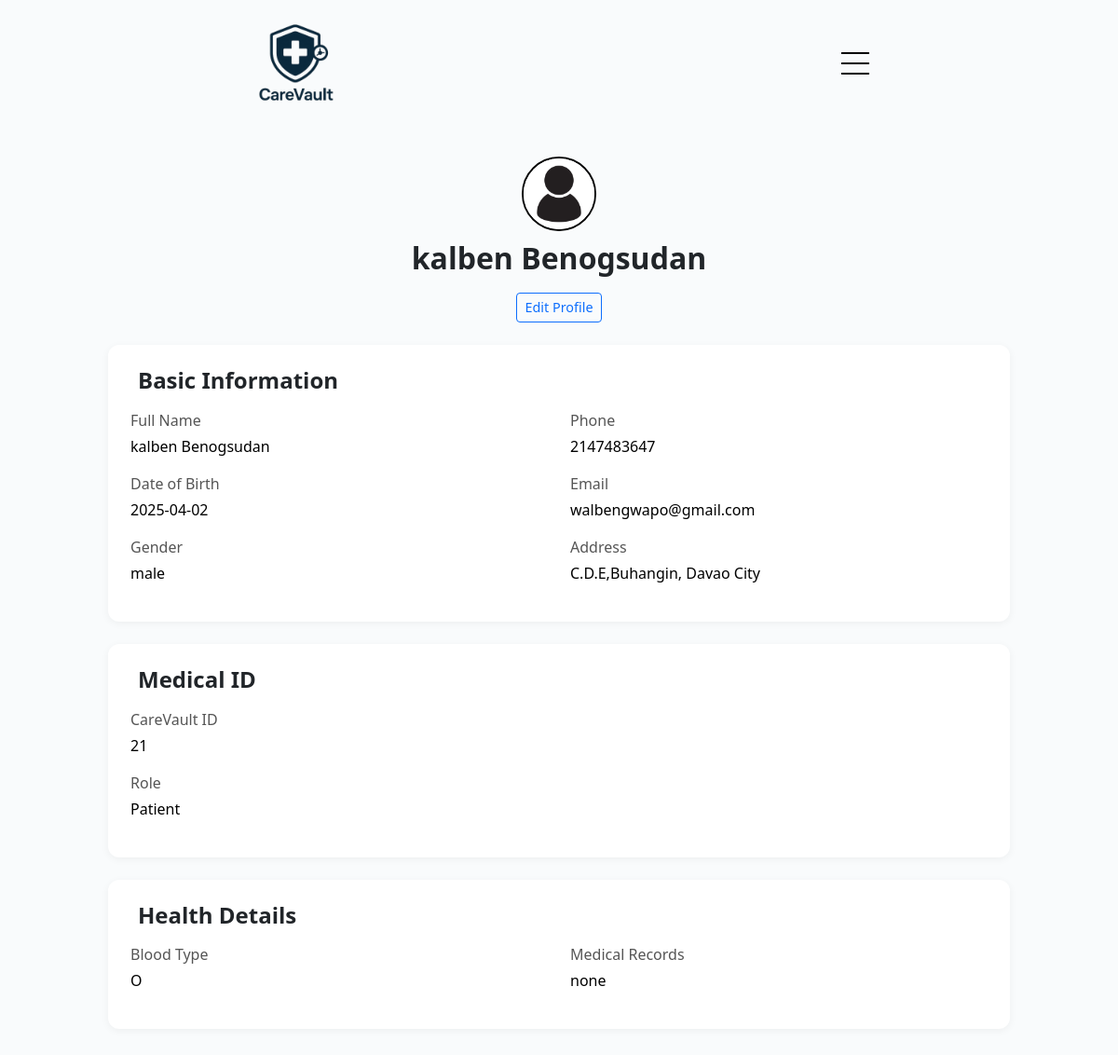
Screenshot of /profile.php (signed in) with the database file from the repository.
### tables this page shows
CREATE TABLE `users` (
  `id` int(11) NOT NULL,
  `first_name` varchar(255) NOT NULL,
  `last_name` varchar(255) NOT NULL,
  `email` varchar(255) DEFAULT NULL,
  `username` varchar(255) NOT NULL,
  `password` varchar(255) DEFAULT NULL,
  `birth_date` date DEFAULT NULL,
  `blood_type` varchar(5) DEFAULT NULL,
  `records` text DEFAULT NULL,
  `gender` enum('male','female','','') NOT NULL,
  `phone_no` int(11) DEFAULT NULL,
  `address` text DEFAULT NULL,
  `user` varchar(255) DEFAULT NULL
);

### profile.php (the view, shortened to what this page needs)
<?php
function getName()
{
    $conn = connection();
    $username = $_SESSION['username'];
    $stmt = $conn->prepare("SELECT id FROM users WHERE username = ?");
    $stmt->bind_param("s", $username);
    $stmt->execute();
    $result = $stmt->get_result();
    if ($row = $result->fetch_assoc()) {
        $user_id = $row['id'];
    } else {
        die("User not found in the database.");
    }
    $stmt = $conn->prepare("SELECT first_name AS f_name, last_name AS l_name FROM users WHERE id = ?");
    $stmt->bind_param("i", $user_id);
    $stmt->execute();
    return $stmt->get_result();
}
function getBasicInfo()
{
    $conn = connection();
    $username = $_SESSION['username'];
    $stmt = $conn->prepare("SELECT id FROM users WHERE username = ?");
    $stmt->bind_param("s", $username);
    $stmt->execute();
    $result = $stmt->get_result();
    if ($row = $result->fetch_assoc()) {
        $user_id = $row['id'];
    } else {
        die("User not found in the database.");
    }
    $stmt = $conn->prepare("SELECT
    first_name AS f_name,
    birth_date AS birth_date,
    last_name AS l_name,
    gender AS gender,
    phone_no AS phone,
    email AS email,
    address AS address
    FROM users WHERE id = ?");
    $stmt->bind_param("i", $user_id);
    $stmt->execute();
    return $stmt->get_result();
}
function getMedicalId()
{
    $conn = connection();
    $username = $_SESSION['username'];
    $stmt = $conn->prepare("SELECT id FROM users WHERE username = ?");
    $stmt->bind_param("s", $username);
    $stmt->execute();
    $result = $stmt->get_result();
    if ($row = $result->fetch_assoc()) {
        $user_id = $row['id'];
    } else {
        die("User not found in the database.");
    }
    $stmt = $conn->prepare("SELECT
    id AS ID, user as user FROM users WHERE id = ?");
    $stmt->bind_param("i", $user_id);
    $stmt->execute();
    return $stmt->get_result();
}
function getHealthDetails()
{
    $conn = connection();
    $username = $_SESSION['username'];
    $stmt = $conn->prepare("SELECT id FROM users WHERE username = ?");
    $stmt->bind_param("s", $username);
    $stmt->execute();
    $result = $stmt->get_result();
    if ($row = $result->fetch_assoc()) {
        $user_id = $row['id'];
    } else {
        die("User not found in the database.");
    }
    $stmt = $conn->prepare("SELECT
    blood_type AS blood_type,
    records AS records
    FROM users WHERE id = ?");
    $stmt->bind_param("i", $user_id);
    $stmt->execute();
    return $stmt->get_result();
}
?>
<!DOCTYPE html>
<html lang="en">
<head>
    <link rel="stylesheet" href="https://cdnjs.cloudflare.com/ajax/libs/font-awesome/6.5.0/css/all.min.css">
    <link href="https://cdn.jsdelivr.net/npm/bootstrap@5.3.3/dist/css/bootstrap.min.css" rel="stylesheet">
    <link rel="stylesheet" href="css/profile.css">
</head>
<body>
    <?php include 'navbar.php'; ?>
    <main class="container hero">
        <div class="text-center mb-4">
            <img src="images/profile-icon-design-free-vector.jpg" class="profile-img" alt="">
            <?php $all_rec = getName();
            while ($rec = $all_rec->fetch_assoc()) { ?>
                <h2 class="fw-bold"><?= $rec['f_name'] ?>     <?= $rec['l_name'] ?></h2>
                <a href="edit-Profile.php" class="btn btn-sm btn-outline-primary edit-link">Edit Profile</a>
            <?php } ?>
        </div>
        <div class="section-box">
            <h4><i class="bi bi-person-fill me-2"></i>Basic Information</h4>
            <div class="row">
                <?php $basicInfo = getBasicInfo();
                while ($info = $basicInfo->fetch_assoc()) { ?>
                    <div class="col-md-6">
                        <p class="mb-1 info-label">Full Name</p>
                        <p class="info-value"><?= $info['f_name'] ?>     <?= $info['l_name'] ?></p>
                        <p class="mb-1 info-label">Date of Birth</p>
                        <p class="info-value"><?= $info['birth_date'] ?></p>
                        <p class="mb-1 info-label">Gender</p>
                        <p class="info-value"><?= $info['gender'] ?></p>
                    </div>
                    <div class="col-md-6">
                        <p class="mb-1 info-label">Phone</p>
                        <p class="info-value"><?= $info['phone'] ?></p>
                        <p class="mb-1 info-label">Email</p>
                        <p class="info-value"><?= $info['email'] ?></p>
                        <p class="mb-1 info-label">Address</p>
                        <p class="info-value"><?= $info['address'] ?></p>
                    </div>
                <?php } ?>
            </div>
        </div>
        <div class="section-box">
            <h4><i class="bi bi-hospital me-2"></i>Medical ID</h4>
            <div>
                <?php $medicalId = getMedicalId();
                while ($mid = $medicalId->fetch_assoc()) { ?>
                    <p class="mb-1 info-label">CareVault ID</p>
                    <p class="info-value"><?= $mid['ID'] ?></p>
                    <p class="mb-1 info-label">Role</p>
                    <p class="info-value"><?= str_pad($mid['user'], 6, '0', STR_PAD_LEFT) ?></p>
                <?php } ?>
            </div>
        </div>
        <div class="section-box">
            <h4><i class="bi bi-heart-pulse me-2"></i>Health Details</h4>
            <div class="row">
                <?php $healthDetails = getHealthDetails();
                while ($health = $healthDetails->fetch_assoc()) { ?>
                    <div class="col-md-6">
                        <p class="mb-1 info-label">Blood Type</p>
                        <p class="info-value"><?= $health['blood_type'] ?></p>
                    </div>
                    <div class="col-md-6">
                        <p class="mb-1 info-label">Medical Records</p>
                        <p class="info-value"><?= $health['records'] ?></p>
                    </div>
                <?php } ?>
            </div>
        </div>
    </main>
</body>
</html>

### css/profile.css (style rules this page uses)
body { background-color: #f9fbfc; }
a { text-decoration: none; }
.profile-img { width: 100px; margin-bottom: 15px; border-radius: 50%; border: black solid 2px; }
.profile-img { width: 80px; height: 80px; border-radius: 50%; object-fit: cover; margin-bottom: 10px; }
.hero { max-width: 1000px; margin: auto; padding: 2rem 1rem; }
.section-box { background-color: #fff; border-radius: 12px; box-shadow: 0 2px 8px rgba(0, 0, 0, 0.05); padding: 1.5rem; margin-bottom: 1.5rem; }
.section-box h4 { margin-bottom: 1rem; font-weight: 600; }
.info-label { font-weight: 500; color: #555; }
.info-value { color: #000; }
.edit-link { font-size: 0.9rem; margin-top: 10px; display: inline-block; }

### css/navbar.css (style rules this page uses)
a { color: black; text-decoration: none; text-decoration-color: white; }

### rows the page displays
users: first_name "kalben", last_name "Benogsudan", birth_date "2025-04-02", gender "male", phone_no "2147483647", email "walbengwapo@gmail.com", address "C.D.E,Buhangin, Davao City", id "21", user "Patient", blood_type "O", records "none"
